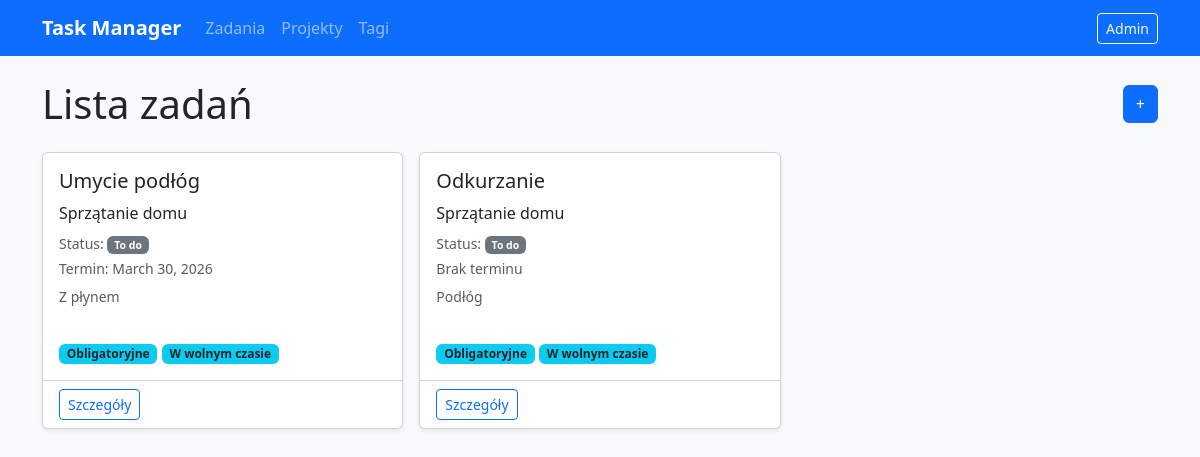
Before: / with the older database file.
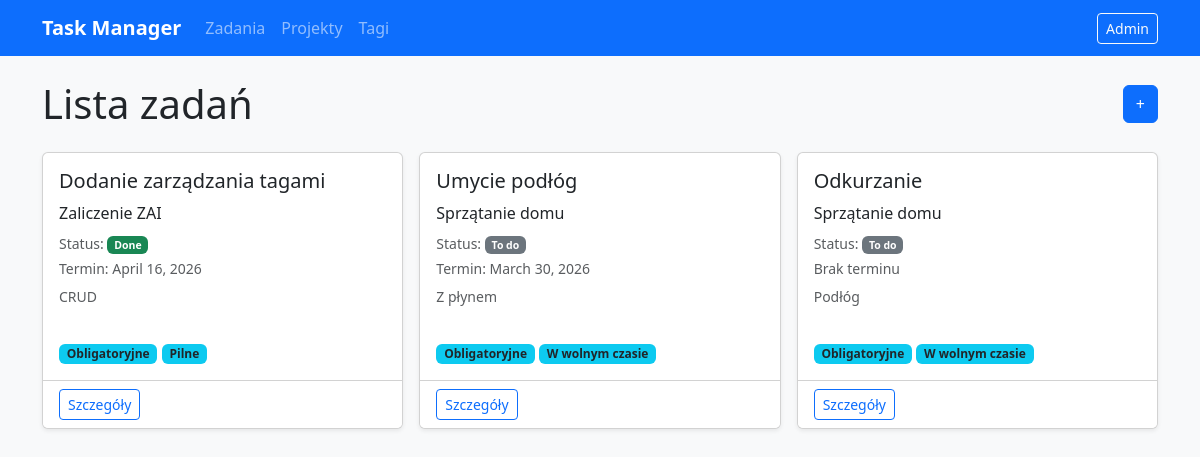
After: the same page with the newer database file.
### tasks/models.py (models this page shows, shortened)
class Task(models.Model):
    class Status(models.TextChoices):
        TODO = "todo", "To do"
        DOING = "doing", "Doing"
        DONE = "done", "Done"
    project = models.ForeignKey(
        Project,
        on_delete=models.CASCADE,
        related_name="tasks",
    )
    title = models.CharField(max_length=200)
    description = models.TextField(blank=True)
    status = models.CharField(
        max_length=10,
        choices=Status.choices,
        default=Status.TODO,
    )
    due_date = models.DateField(blank=True, null=True)
    created_at = models.DateTimeField(auto_now_add=True)
    tags = models.ManyToManyField(
        Tag,
        blank=True,
        related_name="tasks",
    )
    class Meta:
        ordering = ["-created_at"]
        constraints = [
            models.UniqueConstraint(fields=["project", "title"], name="uniq_task_title_in_project")
        ]

class Project(models.Model):
    name = models.CharField(max_length=150)
    description = models.TextField(blank=True)
    created_at = models.DateTimeField(auto_now_add=True)
    class Meta:
        ordering = ["name"]
    def __str__(self):
        return self.name

class Tag(models.Model):
    name = models.CharField(max_length=50, unique=True)
    class Meta:
        ordering = ["name"]

### tasks/views.py (the view)
# urls.py: path("", TaskListView.as_view(), name="task_list"),
class TaskListView(ListView): # ListView - gotowy widok generyczny Django
    model = Task # z jakiego modelu pobrać dane
    template_name = "tasks/task_list.html" # który plik html użyć
    context_object_name = "tasks" # w szablonie używamy zmiennej "tasks" zamiast domyślnego task_list

### tasks/templates/tasks/task_list.html (shortened to what this page needs)
{% extends "base.html" %}
{% block content %}
<div class="d-flex justify-content-between align-items-center mb-4">
    <h1 class="mb-0">Lista zadań</h1>
    <a href="{% url 'task_add' %}" class="btn btn-primary">+</a>
</div>
{% if tasks %}
    <div class="row g-3">
        {% for task in tasks %}
            <div class="col-md-6 col-lg-4">
                <div class="card shadow-sm h-100">
                    <div class="card-body">
                        <h5 class="card-title">{{ task.title }}</h5>
                        <p class="card-text mb-2">{{ task.project }}</p>
                        <p class="small text-muted mb-1">
                            Status:
                            {% if task.status == "todo" %}
                                <span class="badge bg-secondary">To do</span>
                            {% elif task.status == "doing" %}
                                <span class="badge bg-warning text-dark">Doing</span>
                            {% elif task.status == "done" %}
                                <span class="badge bg-success">Done</span>
                            {% endif %}
                        </p>
                        <p class="small text-muted mb-1" style="min-height: 24px;">
                            {% if task.due_date %}
                                Termin: {{ task.due_date }}
                            {% else %}
                                <span>Brak terminu</span>
                            {% endif %}
                        </p>
                        <div class="small card-text text-muted mb-1" style="min-height: 50px;">
                            {% if task.description %}
                                {{ task.description|truncatechars:50 }}
                            {% else %}
                                <span class="text-muted">Brak opisu</span>
                            {% endif %}
                        </div>
                        <div class="mt-auto">
                            {% for tag in task.tags.all %}
                                <span class="badge bg-info text-dark">{{ tag.name }}</span>
                            {% empty %}
                                <span class="text-muted small">Brak tagów</span>
                            {% endfor %}
                        </div>
                    </div>
                    <div class="card-footer bg-white d-flex justify-content-between">
                        <a href="{% url 'task_detail' task.pk %}" class="btn btn-sm btn-outline-primary">Szczegóły</a>
                    </div>
                </div>
            </div>
        {% endfor %}
    </div>
{% else %}
    <div class="alert alert-info">
        Brak zadań. Dodaj pierwsze zadanie.
    </div>
{% endif %}
{% endblock %}

Changed rows visible on the page:
added Task: title "Dodanie zarządzania tagami", project "Zaliczenie ZAI", status "Done", due_date "April 16, 2026", description "CRUD", Tag (name "Obligatoryjne")
now on this page (row edited): Tag: name "Pilne", shown under "Dodanie zarządzania tagami"
